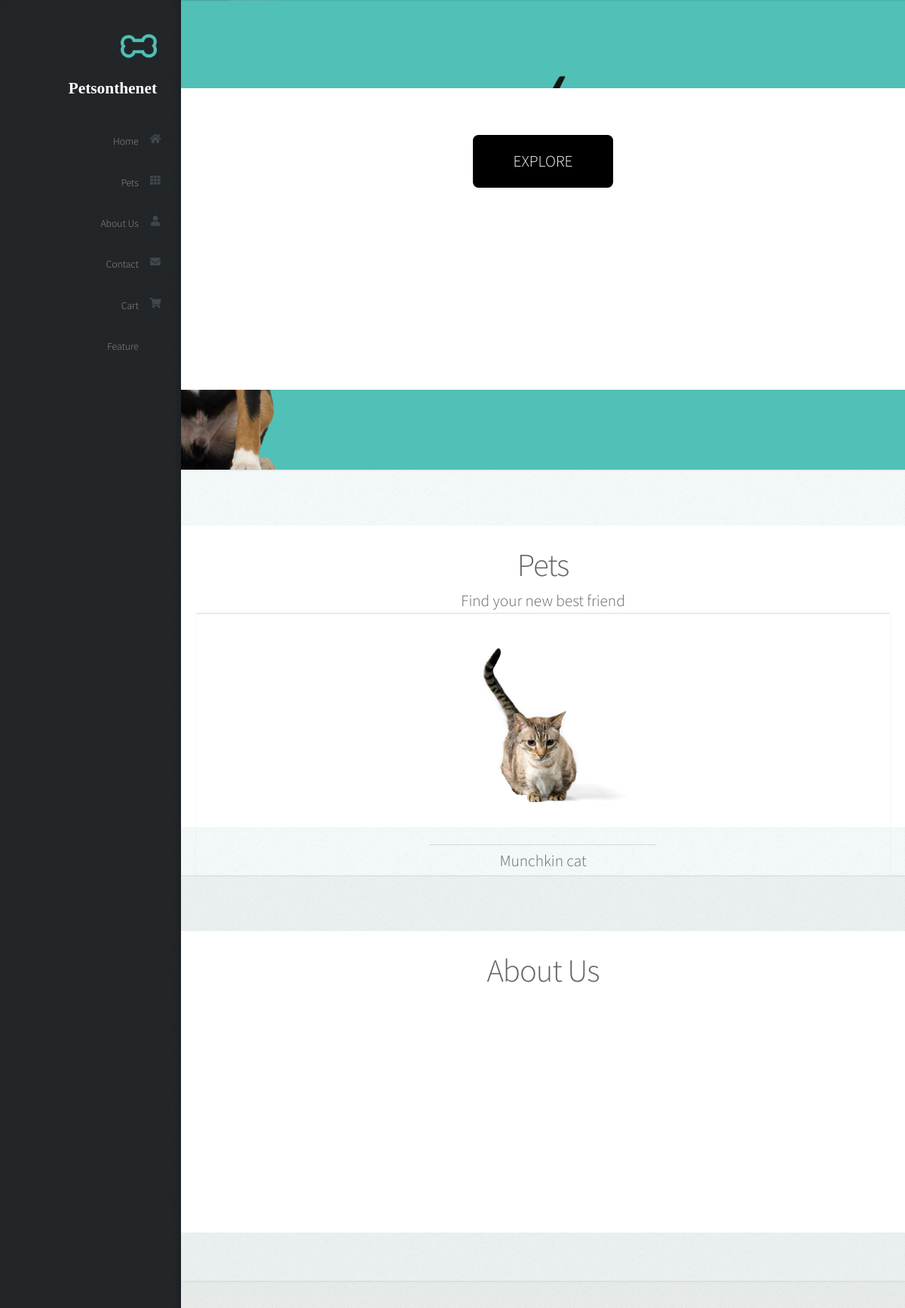
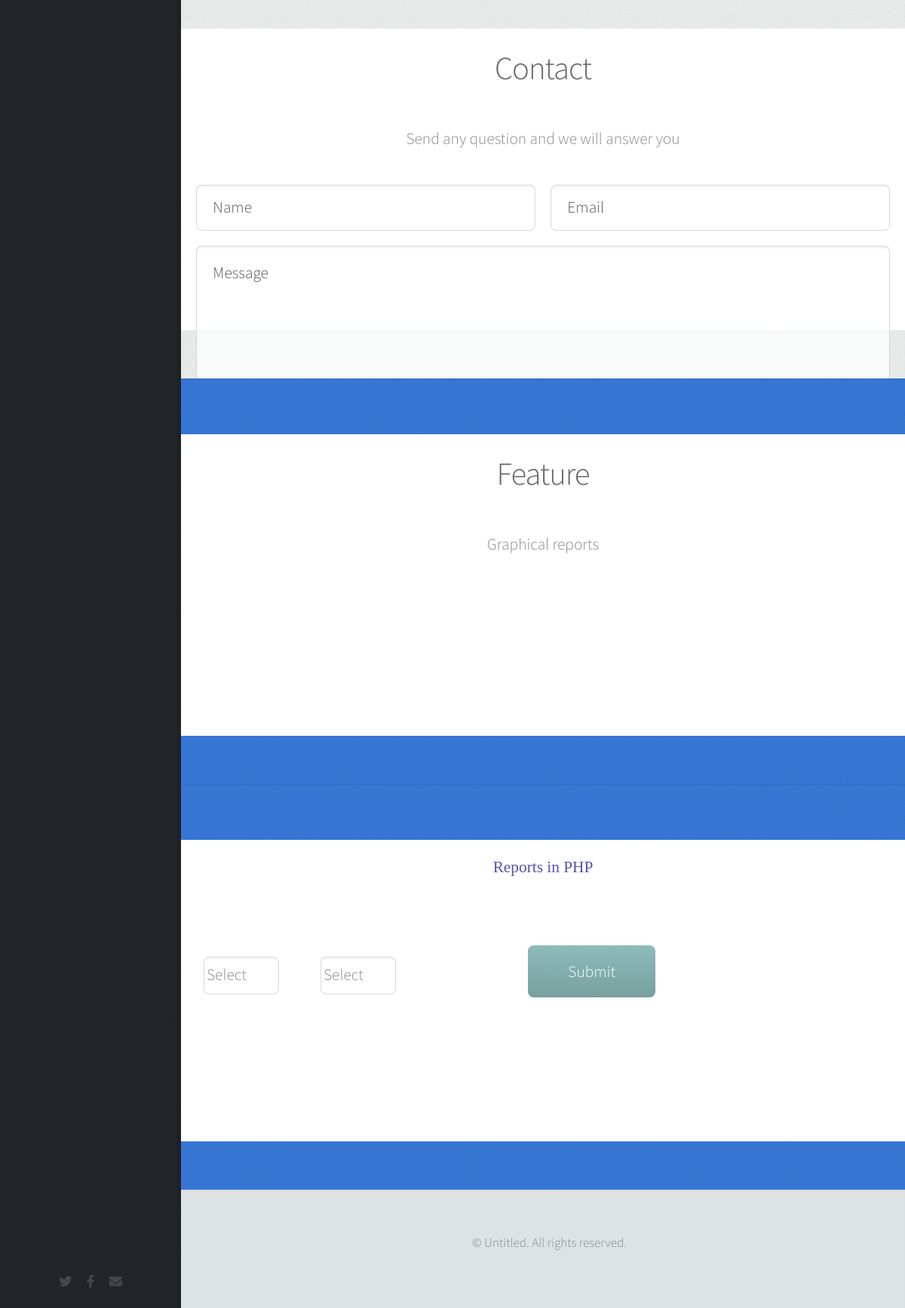
The page / on the database its author committed (2 pictures, top to bottom).
### tables this page shows
CREATE TABLE pet_info (
  `pet_id` INT PRIMARY KEY AUTO_INCREMENT,
  `name` varchar(255) NOT NULL,
  `breed` varchar(255) NOT NULL,
  `species` varchar(50) NOT NULL,
  `color` varchar(255) NOT NULL,
  `description` varchar(1000),
  `price` double(10,2) NOT NULL,
  `image` varchar(255) NOT NULL,
  `number_sold` INT NOT NULL
);

### index.php (called while the page is built)
<?php
    include('header.php');
?>
                <?php
    include('partial/_intro.php');
    include('partial/_top-sale.php');
    include('partial/_about.php');
    include('partial/_contact.php');
    include('partial/_feature.php');
?>
<?php
    include('footer.php');
?>

### database/DBController.php (called while the page is built, shortened)
<?php
class DBController
{
    protected $host = 'sql300.epizy.com';
    protected $user = 'epiz_31711007';
    protected $password = 'CTJJ4ZQ3JagS';
    protected $database = "epiz_31711007_XXX";
    public function __construct()
    {
        $this->con = mysqli_connect($this->host, $this->user, $this->password, $this->database);
    }
}

### function.php (called while the page is built, shortened)
<?php
    require ('./database/DBController.php');
    require ('./database/Product.php');
$db = new DBController();
$product = new Product($db);
$product_shuffle = $product->getData();

### database/Product.php (called while the page is built, shortened)
<?php
class Product
{
    public $db = null;
    public function __construct(DBController $db)
    {
        $this->db = $db;
    }
    public function getData($table = 'pet_info'){
        $result = $this->db->con->query("SELECT * FROM {$table}");
        $resultArray = array();
        while ($pets = mysqli_fetch_array($result, MYSQLI_ASSOC)){
            $resultArray[] = $pets;
        }
        return $resultArray;
    }
}

### partial/_feature.php (the view, shortened to what this page needs)
<section id="feature" class="six">
						<div class="container">
							<header>
								<h2>Feature</h2>
							</header>
							<p>Graphical reports</p>
                                <head>
                                </head>
                                    <body>
                                    </body>
						    </div>
</section>
<section class="seven">
    <head>
        <link rel="stylesheet" type="text/css" href="css/style.css"/>
    </head>
    <body>
        <div class="container">
            <div class="wrapper">
                <h1>Reports in PHP</h1>
            </div>
        <br>
            <div class = 'data'>
                <form method='post'>
                    <select name = "name" class = "Select1"
                    style = "width: 100px;
                            height: 50px;
                            float: left;
                            position: relative;
                            margin-left: 0px;
                            margin-top: 15px">
                        <option>Select</option>
                    </select>
                    <select name = "name" class = "Select2"
                    style = "width: 100px;
                            height: 50px;
                            float: left;
                            position: relative;
                            margin-left: 35px;
                            margin-top: 15px">
                        <option>Select</option>
                    </select>
                    <input type = "submit" name = "Submit1" class = "Submit"
                    style = "margin-left: 155px;
                            float: left;"/>
            </div>
        </div>
    </body>
</section>

### partial/_top-sale.php (shortened to what this page needs)
<?php
    shuffle($product_shuffle);
?>
<section id="product" class ="two">
    <div class="container py-5">
        <h2 class="font-rubik font-size-20">Pets</h2>
		<h4 class="font-rubik font-size-20">Find your new best friend</h4>
        <div class="owl-carousel owl-theme">
            <?php foreach ($product_shuffle as $item) { ?>
            <div class="item py-2">
                <div class="product font-rale">
                    <a href="<?php printf('%s?pet_id=%s', 'product.php',  $item['pet_id']); ?>"><img src="<?php echo $item['image'] ?? "./images/pet (1).jpg"; ?>" alt="product1" class="img-fluid" style="width:  300px; height: 300px; object-fit:contain;"></a>
                    <div class="text-center">
                        <h6><?php echo  $item['breed'] ?? "Unknown";  ?></h6>
                        <div class="price py-2">
                        </div>
                    </div>
                </div>
            </div>
            <?php }  ?>
        </div>
    </div>
</section>

### partial/style.css (style rules this page uses)
* { padding: 0px; margin: 0px; }
body { background-color: #3877D6; }
.container { width: 960px; margin: 0 auto; background-color: #fff; height: 400px; margin-top: 10px; padding: 20px; }
.wrapper { margin-bottom: 20px; }
h1 { font-family: verdana; color: rgb(84, 84, 172); }
.data { width: 1300px; padding: 10px; margin-top: 20px; }
.data select { width: 200px; padding: 3px; margin: 20px 0px; float: left; position: relative; margin-right: 20px; }

### rows shown on the page
pet_info: image (picture), breed "Munchkin cat"
